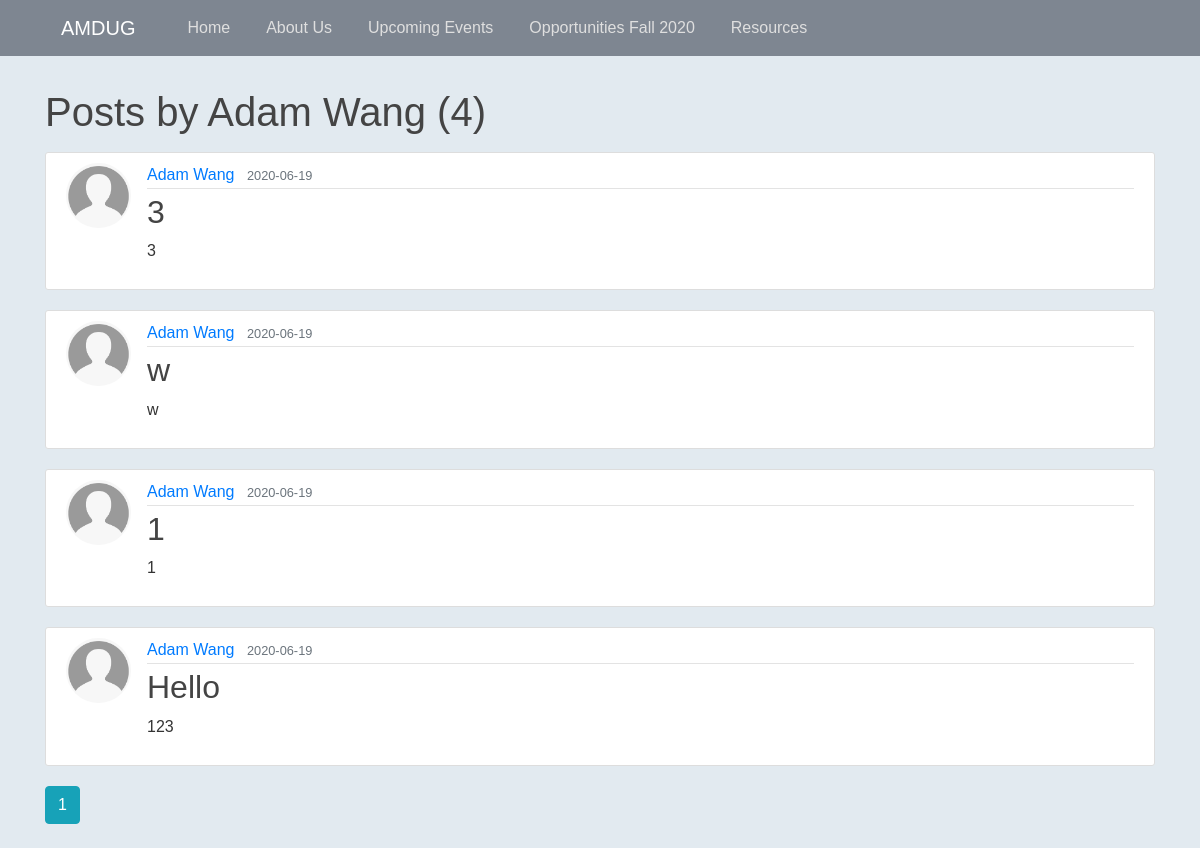
Page /user/Adam Wang on the committed database.
### website/models.py (models this page shows, shortened)
class User(db.Model, UserMixin):
	id = db.Column(db.Integer, primary_key=True)
	name = db.Column(db.String(20), unique=True, nullable=False)
	email = db.Column(db.String(120), unique=True, nullable=False)
	image_file = db.Column(db.String(20), nullable=False, default='default.png')
	password = db.Column(db.String(20), nullable=False)
	posts = db.relationship('Post', backref='author', lazy=True)

class Post(db.Model):
	id = db.Column(db.Integer, primary_key=True)
	title = db.Column(db.String(100), nullable=False)
	date_posted = db.Column(db.DateTime, nullable=False, default=datetime.now)
	content = db.Column(db.Text, nullable=False)
	user_id = db.Column(db.Integer, db.ForeignKey('user.id'), nullable=False)

### website/users/routes.py (the view)
@users.route("/user/<string:name>")
def user_posts(name):
	page = request.args.get('page', 1, type=int)
	user = User.query.filter_by(name=name).first_or_404()
	posts = Post.query.filter_by(author=user).order_by(Post.date_posted.desc()).paginate(page=page, per_page=10)
	return render_template('user_posts.html', posts=posts, user=user)

### website/templates/user_posts.html
{% extends "layout.html" %}
{% block content %}
	<h1 class="mb-3">Posts by {{ user.name }} ({{ posts.total }})</h1>
	{% for post in posts.items %}
		<article class="media content-section">
			<img class="rounded-circle article-img" src="{{ url_for('static', filename='profile_pics/' + post.author.image_file) }}">
		  <div class="media-body">
		    <div class="article-metadata">
		      <a class="mr-2" href="{{ url_for('users.user_posts', name=post.author.name) }}">{{ post.author.name }}</a>
		      <small class="text-muted">{{ post.date_posted.strftime('%Y-%m-%d') }}</small>
		    </div>
		    <h2><a class="article-title" href="{{ url_for('posts.post', post_id=post.id) }}">{{ post.title }}</a></h2>
		    <p class="article-content">{{ post.content }}</p>
		  </div>
		</article>
	{% endfor %}
	{% for page_num in posts.iter_pages(left_edge=1, right_edge=1, left_current=2, right_current=3) %}
		{% if page_num %}
			{% if posts.page == page_num %}
				<a class="btn btn-info mb-4" href="{{ url_for('users.user_posts', name=user.name, page=page_num) }}">{{ page_num }}</a>
			{% else %}
				<a class="btn btn-outline-info mb-4" href="{{ url_for('users.user_posts', name=user.name, page=page_num) }}">{{ page_num }}</a>
			{% endif %}
		{% else %}
			. . .
		{% endif %}
	{% endfor %}
{% endblock content %}

### website/static/main.css (style rules this page uses)
body { background: #E2EAF0; color: #333333; margin-top: 5rem; font-family: Arial, Helvetica, sans-serif; }
h1, h2, h3, h4, h5, h6 { color: #444444; }
.content-section { background: #ffffff; padding: 10px 20px; border: 1px solid #dddddd; border-radius: 3px; margin-bottom: 20px; }
.article-title { color: #444444; word-break: break-all; }
.article-content { white-space: pre-line; word-break: break-all; }
.article-img { height: 65px; width: 65px; margin-right: 16px; object-fit: cover; }
.article-metadata { padding-bottom: 1px; margin-bottom: 4px; border-bottom: 1px solid #e3e3e3 }

### rows in the picture
User: name "Adam Wang"
Post: image_file (placeholder picture), author.name "Adam Wang", date_posted "2020-06-19", title "3", content "3"
Post: image_file (placeholder picture), author.name "Adam Wang", date_posted "2020-06-19", title "w", content "w"
Post: image_file (placeholder picture), author.name "Adam Wang", date_posted "2020-06-19", title "1", content "1"
Post: image_file (placeholder picture), author.name "Adam Wang", date_posted "2020-06-19", title "Hello", content "123"

### other values in the picture
{{ posts.total }} "4"
{{ page_num }} "1"
